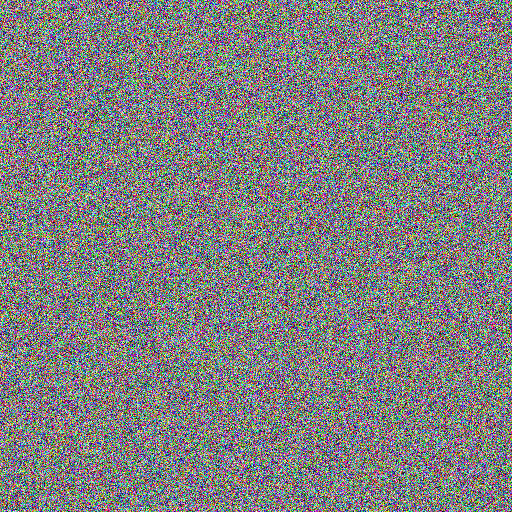
#> input picture Forensics/Piksel-Senyap/piksel_senyap.png, 512 x 512 px, found by its file name
$ python solve.py
#> lines starting #> are read from the running program, lines starting #| are printed output that depends on the picture
import os
from PIL import Image

# Path gambar
img_path = r"C:\Users\User\Downloads\piksel_senyap.png"
out_dir = r"C:\Users\User\Downloads\Techto Foren\Piksel Senyap"
os.makedirs(out_dir, exist_ok=True)

team_code = "D35D4ECD"

print("==================================================")
print("       SOLVER: PIKSEL SENYAP (317 PTS)")
print("==================================================")

im = Image.open(img_path)
#> im is the input picture: PIL image 512x512 RGB; mean R, G, B 127.5, 127.3, 127.5
w, h = im.size
#> w = 512; h = 512
pixels = list(im.getdata())
#> pixels = 262144 items

# 1. Analisis Lapis Pertama (Decoy / Jebakan di R bit 0)
r_bit0 = [(p[0] & 1) for p in pixels]
#> r_bit0 = 262144 items
r_bytes = bytearray()
for i in range(0, len(r_bit0), 8):
    byte = 0
    for b in r_bit0[i:i+8]:
        byte = (byte << 1) | b
    r_bytes.append(byte)
#> this loop made 32768 passes
#> i on passes 2 to 4: 8, 16, 24

decoy = r_bytes[:21].decode('ascii', errors='ignore')
#> decoy = 'kunci_salah_arah_2026'
print(f"[*] Deteksi R bit 0 (Lapisan yang 'berbohong'): {decoy}")
#| [*] Deteksi R bit 0 (Lapisan yang 'berbohong'): kunci_salah_arah_2026

# 2. Analisis Lapis Sebenarnya (Blue bit 1 - digeser 1 bit)
print("[*] Mengekstrak Blue bit 1 (Lapisan asli setelah digeser)...")
b_bit1 = [((p[2] >> 1) & 1) * 255 for p in pixels]
#> b_bit1 = 262144 items
plane_img = Image.new('L', (w, h))
#> plane_img: PIL image 512x512 L; every value is 0
plane_img.putdata(b_bit1)
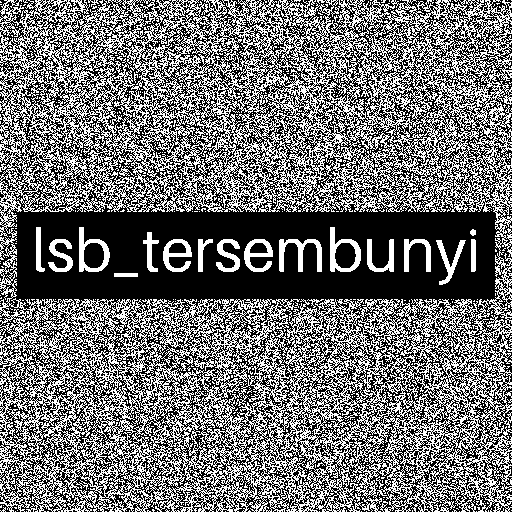
#> plane_img: PIL image 512x512 L; 44.1% white in thin lines or dots
plane_path = os.path.join(out_dir, "blue_bit_1.png")
plane_img.save(plane_path)
print(f"[+] Gambar bit plane disimpan di: {plane_path}")

# Karakter visual yang terbaca pada y=228..276: lsb_tersembunyi
kunci = "lsb_tersembunyi"
flag = f"TechtonicExpoCTF{{{kunci}_{team_code}}}"

print("\n==================================================")
print(f"KUNCI ASLI : {kunci}")
print(f"FLAG       : {flag}")
print("==================================================")
